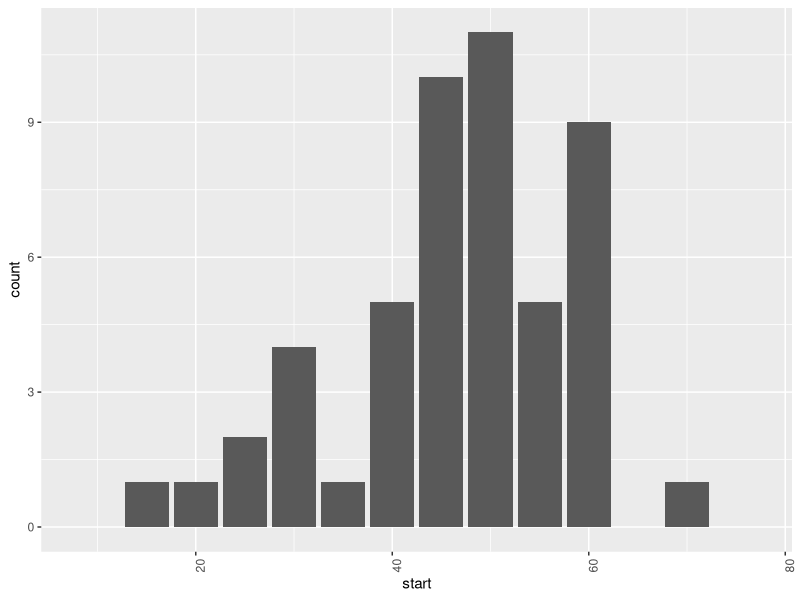

Generate this figure with R:
library(ggplot2)

#source data
data <- c(56.1,38.2,47.1,48.1,60.1,45.8,33.4,49.2,53.1,41.8,19.2,49.3,49.0,61.8,42.4,53.2,61.6,20.8,55.2,57.5,48.8,28.9,33.8,53.2,58.0,47.3,51.4,61.5,58.9,60.4,30.7,52.5,40.7,44.8,54.6,61.6,31.0,52.7,47.5,26.3,71.3,61.8,51.9,43.9,50.0,47.4,61.9,51.8,50.4,61.0);
#size of a bin
binsize = 5;
#bin start
bins <- seq(10, 75, by=binsize);
#prepare matrix to count elements
counts <- matrix(0, length(bins));

#count elements into bin
for (i in seq(1, length(data))) {
    index <- (data[i] - 10) / binsize + 1;
    counts[index] <- counts[index] + 1;
}


#create barchart
bardata <- data.frame(start = bins, count = counts);

png(filename="ch18p285.png");
    ggplot(data=bardata, aes(x=start, y=count)) +
        geom_bar(stat="identity") +
        theme(axis.text.x = element_text(angle = 90, hjust = 1));
dev.off();
